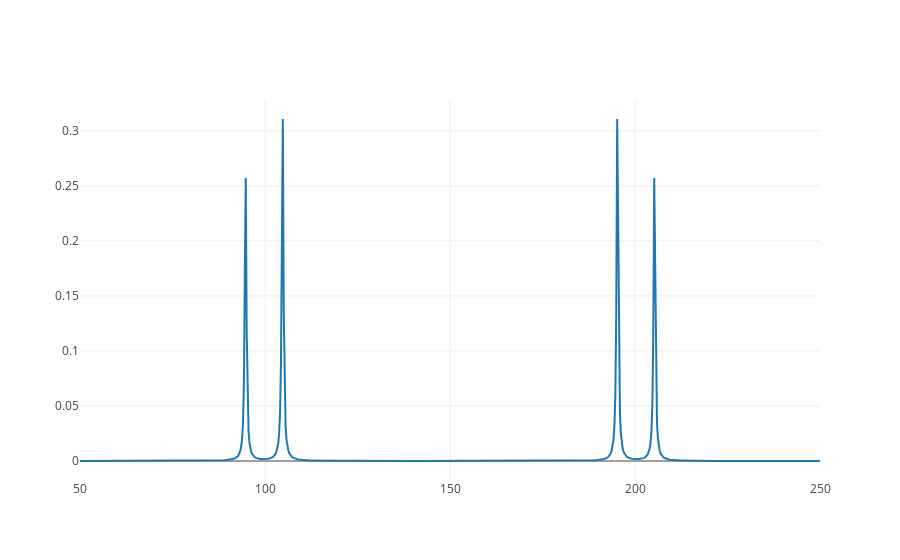

Here is the notebook cell this chart was saved with:
### Code cell
interactive(interactive_ab, k=(0.1, 100))

### Figure 1 — Plotly figure (JSON) as saved in the notebook; plotly's stock layout.template omitted (floating-point values rounded to 4 significant figures; data arrays with more than 128 entries replaced by an {"elided": "..."} marker saying what was removed)
{"data": [{"type": "scatter", "uid": "aa06a83b-c126-4d8c-b14e-e381200e0dd2", "x": {"elided": "800 float values"}, "y": {"elided": "800 float values"}}], "layout": {"autosize": true, "xaxis": {"autorange": true, "range": [50, 250], "type": "linear"}, "yaxis": {"autorange": true, "range": [-0.01724, 0.328], "type": "linear"}}}
